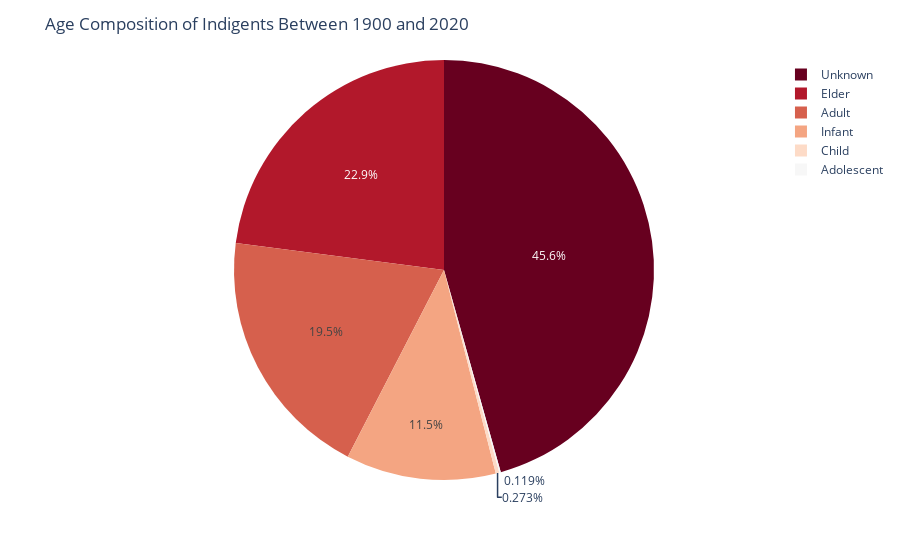

Notebook code cell kept with this figure:
### Code cell
fig = px.pie(age_df, values=age_df[0], names=['Infant', 'Child', 'Adolescent', 'Adult', 'Elder', 'Unknown'], color_discrete_sequence=px.colors.sequential.RdBu)
fig.update_layout(title="Age Composition of Indigents Between 1900 and 2020")
fig.show()

### Figure 1 — Plotly figure (JSON) as saved in the notebook; plotly's stock layout.template omitted (floating-point values rounded to 4 significant figures)
{"data": [{"domain": {"x": [0, 1], "y": [0, 1]}, "hovertemplate": "label=%{label}<br>0=%{value}<extra></extra>", "labels": ["Infant", "Child", "Adolescent", "Adult", "Elder", "Unknown"], "legendgroup": "", "name": "", "showlegend": true, "type": "pie", "values": [13718, 325, 141, 23149, 27265, 54234]}], "layout": {"legend": {"tracegroupgap": 0}, "margin": {"t": 60}, "piecolorway": ["rgb(103,0,31)", "rgb(178,24,43)", "rgb(214,96,77)", "rgb(244,165,130)", "rgb(253,219,199)", "rgb(247,247,247)", "rgb(209,229,240)", "rgb(146,197,222)", "rgb(67,147,195)", "rgb(33,102,172)", "rgb(5,48,97)"], "title": {"text": "Age Composition of Indigents Between 1900 and 2020"}}}
